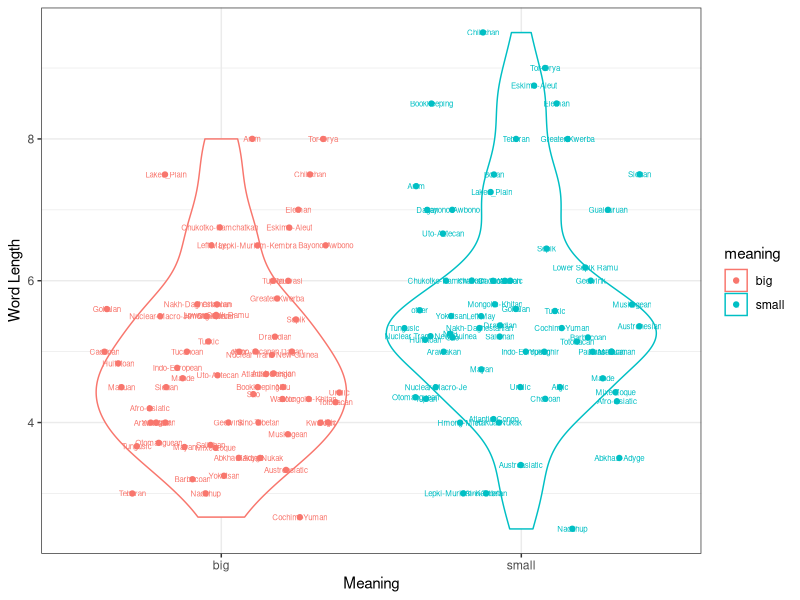
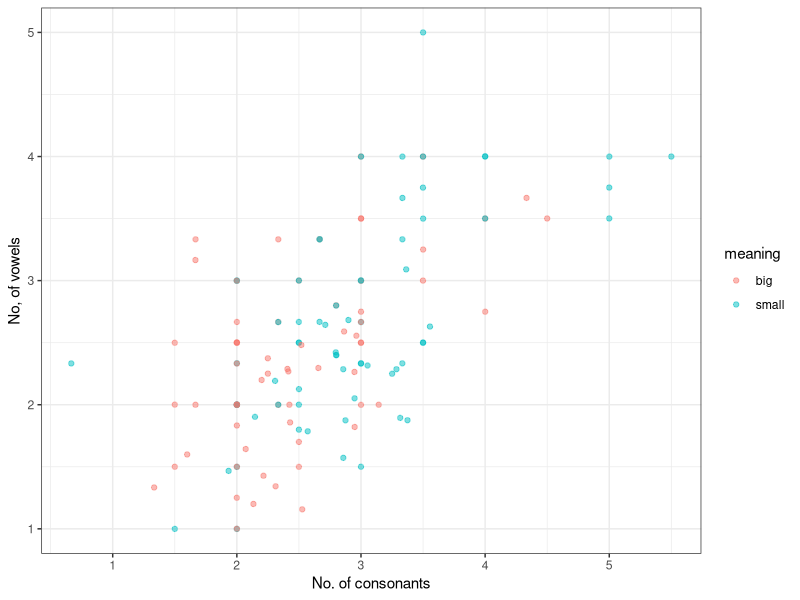

Reproduce these figures in R, in order.
## ---- chunk 1
knitr::opts_chunk$set(echo = FALSE, warning = FALSE, message = FALSE)
## ---- chunk 2
library(lme4)
library(tidyverse)
library(effects)
bigSmall=read.csv("word length in big and small OSF.csv")%>%
  mutate(correctedLength=length-phonemeRepW2letters)
## ---- chunk 3
comparison=lmer(correctedLength~meaning+(1|language)+(1|familyGeneral)+(1|familyGeneral:familySpecific)+(1|Macroarea),data=bigSmall)
summary(comparison)
## ---- chunk 4
library(ggrepel)
#the seed makes sure the labels and points go together
bigSmall%>%
  group_by(familyGeneral,meaning)%>%
  summarise(aveLength=mean(correctedLength))%>%
  ggplot(aes(meaning,aveLength,col=meaning,label=familyGeneral))+geom_violin()+
  geom_jitter(position=position_jitter(seed = 1))+
  ylab("Word Length")+xlab("Meaning")+theme_bw()+geom_text(size=2,position=position_jitter(seed = 1))

## ---- chunk 5
bigSmallAuto=bigSmall%>%
  mutate(autoLength=str_length(word)-phonemeRepW2letters)%>%
  mutate(vowelLength=str_count(word,"[aeouiE3]"))%>%
  mutate(consonantLength=autoLength-vowelLength)
## ---- chunk 6
comparisonVowels=lmer(vowelLength~meaning+(1 + meaning|familyGeneral)+(1|familyGeneral:familySpecific)+(1|Macroarea),data=bigSmallAuto)
summary(comparisonVowels)
## ---- chunk 7
comparisonConsonants=lmer(consonantLength~meaning+(1+meaning|familyGeneral)+(1|familyGeneral:familySpecific)+(1|Macroarea),data=bigSmallAuto)
summary(comparisonConsonants)
## ---- chunk 8
bigSmallAuto%>%
  group_by(familyGeneral,meaning)%>%
  summarise(aveVowel=mean(vowelLength),aveCons=mean(consonantLength))%>%
  ggplot(aes(aveCons,aveVowel,col=meaning))+geom_jitter(alpha=0.5)+theme_bw()+
  ylab("No, of vowels")+xlab("No. of consonants")
## ---- chunk 9
# library(maps)
# coordinates=read.csv("coordinates.csv")
# world=map_data("world")
## ---- chunk 10
# coordinatesTypology=coordinates%>%
#   mutate(Longitude=as.numeric(Longitude))%>%
#   mutate(Latitude=as.numeric(Latitude))%>%
#   inner_join(bigSmall,by="Glottocode")
# ggplot()+geom_map(data=world,map=world,aes(long,lat,map_id=region))+
#   geom_point(data=coordinatesTypology,aes(Longitude,Latitude),color="green",size=0.9,alpha=0.7)+theme_bw()
